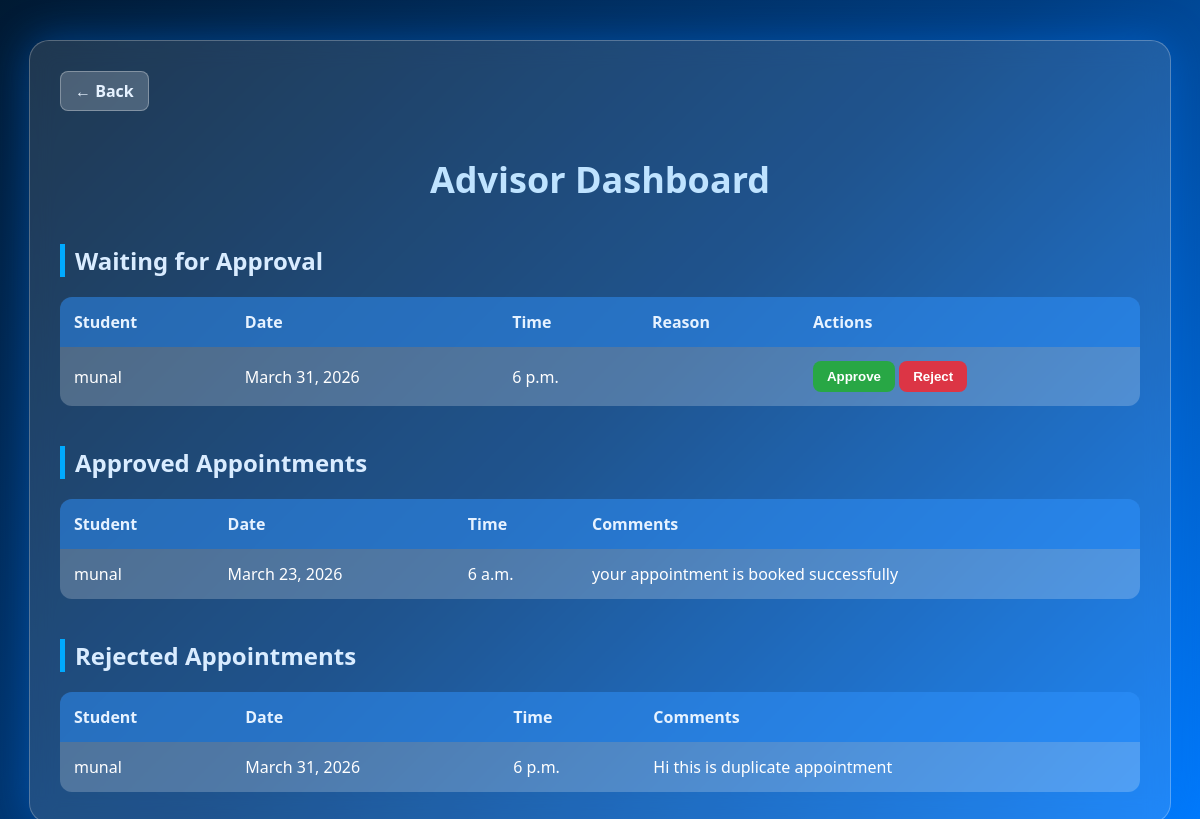
Page /appointments/advisor/ (signed in) on the committed database.
### appointments/models.py (models this page shows, shortened)
class Appointment(models.Model):
    STATUS_CHOICES = (
        ('Waiting', 'Waiting'),
        ('Approved', 'Approved'),
        ('Rejected', 'Rejected'),
    )
    student = models.ForeignKey(User, on_delete=models.CASCADE, related_name='student_appointments')
    advisor = models.ForeignKey(User, on_delete=models.CASCADE, related_name='advisor_appointments')
    slot = models.ForeignKey(AvailabilitySlot, on_delete=models.CASCADE)
    reason = models.TextField(blank=True)
    status = models.CharField(max_length=10, choices=STATUS_CHOICES, default='Waiting')
    comments = models.TextField(blank=True)

class AvailabilitySlot(models.Model):
    advisor = models.ForeignKey(User, on_delete=models.CASCADE)
    date = models.DateField()
    time = models.TimeField()

### appointments/views.py (the view)
# urls.py: path('advisor/', views.advisor_dashboard, name='advisor_dashboard'),
@login_required
def advisor_dashboard(request):
    waiting = Appointment.objects.filter(advisor=request.user, status='Waiting')
    approved = Appointment.objects.filter(advisor=request.user, status='Approved')
    rejected = Appointment.objects.filter(advisor=request.user, status='Rejected')
    return render(request, 'appointments/career_advisor_dashboard.html', {
        'waiting': waiting,
        'approved': approved,
        'rejected': rejected,
    })

### appointments/templates/appointments/career_advisor_dashboard.html (shortened to what this page needs)
{% load static %}
<!DOCTYPE html>
<html lang="en">
<head>
</head>
<body>
<div class="container">
    <a href="/" class="back-btn">← Back</a>
    <h1>Advisor Dashboard</h1>
    <h2>Waiting for Approval</h2>
    {% if waiting %}
    <table>
        <tr>
            <th>Student</th>
            <th>Date</th>
            <th>Time</th>
            <th>Reason</th>
            <th>Actions</th>
        </tr>
        {% for a in waiting %}
        <tr>
            <td>{{ a.student.username }}</td>
            <td>{{ a.slot.date }}</td>
            <td>{{ a.slot.time }}</td>
            <td>{{ a.reason }}</td>
            <td>
                <form action="{% url 'approve_appointment' a.pk %}" method="post" style="display:inline;">
                    <button class="approve-btn" type="submit">Approve</button>
                </form>
                <form action="{% url 'reject_appointment' a.pk %}" method="post" style="display:inline;">
                    <button class="reject-btn" type="submit">Reject</button>
                </form>
            </td>
        </tr>
        {% endfor %}
    </table>
    {% else %}
        <p>No waiting appointments.</p>
    {% endif %}
    <h2>Approved Appointments</h2>
    {% if approved %}
    <table>
        <tr>
            <th>Student</th>
            <th>Date</th>
            <th>Time</th>
            <th>Comments</th>
        </tr>
        {% for a in approved %}
        <tr>
            <td>{{ a.student.username }}</td>
            <td>{{ a.slot.date }}</td>
            <td>{{ a.slot.time }}</td>
            <td>{{ a.comments }}</td>
        </tr>
        {% endfor %}
    </table>
    {% else %}
        <p>No approved appointments.</p>
    {% endif %}
    <h2>Rejected Appointments</h2>
    {% if rejected %}
    <table>
        <tr>
            <th>Student</th>
            <th>Date</th>
            <th>Time</th>
            <th>Comments</th>
        </tr>
        {% for a in rejected %}
        <tr>
            <td>{{ a.student.username }}</td>
            <td>{{ a.slot.date }}</td>
            <td>{{ a.slot.time }}</td>
            <td>{{ a.comments }}</td>
        </tr>
        {% endfor %}
    </table>
    {% else %}
        <p>No rejected appointments.</p>
    {% endif %}
</div>
</body>
</html>

### appointments/templates/appointments/career_advisor_dashboard.html (style rules this page uses)
body { margin: 0; padding: 0; font-family: "Segoe UI", Arial, sans-serif; background: linear-gradient(135deg, #001a33 0%, #003d80 50%, #007bff 100%); min-height: 100vh; color: white; }
.container { width: 90%; margin: 40px auto; background: rgba(255, 255, 255, 0.12); padding: 30px; border-radius: 20px; backdrop-filter: blur(12px); box-shadow: 0 0 40px rgba(0, 123, 255, 0.4); border: 1px solid rgba(255, 255, 255, 0.25); }
.back-btn { display: inline-block; margin-bottom: 20px; padding: 8px 14px; background: rgba(255, 255, 255, 0.2); color: #e6f2ff; text-decoration: none; border-radius: 8px; font-weight: 600; transition: 0.3s; border: 1px solid rgba(255, 255, 255, 0.3); }
h1 { text-align: center; margin-bottom: 30px; color: #bfe3ff; font-size: 36px; font-weight: 700; }
h2 { margin-top: 40px; color: #d9ecff; border-left: 5px solid #00aaff; padding-left: 10px; }
table { width: 100%; border-collapse: collapse; margin-top: 15px; background: rgba(255, 255, 255, 0.15); border-radius: 12px; overflow: hidden; }
th, td { padding: 14px; text-align: left; }
th { background: rgba(0, 123, 255, 0.4); color: #e6f2ff; font-weight: 600; }
tr:nth-child(even) { background: rgba(255, 255, 255, 0.08); }
button { padding: 8px 14px; border: none; border-radius: 8px; cursor: pointer; font-weight: 600; color: white; }
.approve-btn { background: #28a745; }
.reject-btn { background: #dc3545; }

### rows in the picture
Appointment: student.username "munal", slot "March 31, 2026", slot.time "6 p.m."
Appointment: student.username "munal", slot "March 23, 2026", slot.time "6 a.m.", comments "your appointment is booked successfully"
Appointment: student.username "munal", slot "March 31, 2026", slot.time "6 p.m.", comments "Hi this is duplicate appointment"
